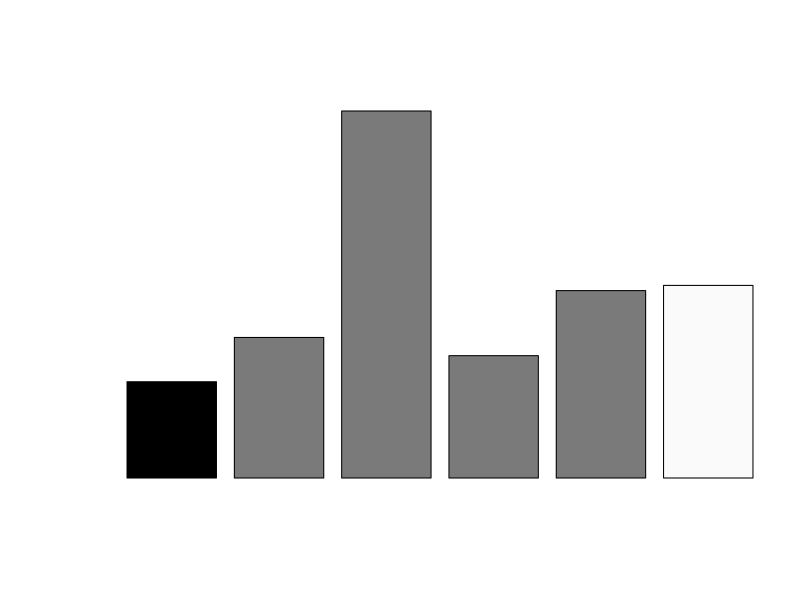

Recreate this plot in R. (Note: this script raises an error after producing the figure.)
###################################################################
#  Rachel Ferrill
#  23 Jul 2015
#  Growth Rate Responses
####################################################################

setwd("~/GitHub/StarvationTraits")
rm(list=ls())

# Define Functions
sem <- function(x){sd(na.omit(x))/sqrt(length(na.omit(x)))}

# Import Data Files (Output from GrowthCurve Analysis)
plate1 <- read.csv("./data/GrowthCurves/output/plate1.txt", header=T)
plate2 <- read.csv("./data/GrowthCurves/output/plate2.txt", header=T)
plate3 <- read.csv("./data/GrowthCurves/output/plate3.txt", header=T)
plate4 <- read.csv("./data/GrowthCurves/output/plate4.txt", header=T)
plate5 <- read.csv("./data/GrowthCurves/output/plate5.txt", header=T)
plate6 <- read.csv("./data/GrowthCurves/output/plate6.txt", header=T)

# Import names file
st.names <- read.csv("./data/GrowthCurves/OrganismNames.txt", header=T)

# Merge into dataframe
growth.data <- as.data.frame(matrix(NA, dim(st.names)[1], 4))
colnames(growth.data) <- c("ID", "Isolate", "Rep", "G.Rate")
growth.data[,1] <- st.names$ID
for (i in 1:dim(growth.data)[1]){
  growth.data[i,2] <- strsplit(as.character(st.names$ID), "rep")[[i]][1]
  growth.data[i,3] <- strsplit(as.character(st.names$ID), "rep")[[i]][2]
}
for (i in 1:dim(growth.data)[1]){
  plate <- get(as.character(st.names$Plate[i]))
  well  <- as.character(st.names$Well[i])
  if (length(which(plate$Curve == well)) == 1){
  growth.data[i,4] <- plate$umax[which(plate$Curve == well)]}
  else {growth.data[i,4] <- "NA"}
}

growth.data$G.Rate <- as.numeric(growth.data$G.Rate)

growth <- as.data.frame(matrix(NA, length(levels(as.factor(growth.data$Isolate))), 9))
colnames(growth) <- c("ID", "Organism", "Evol", "Tube", "Rep1", "Rep2", "Rep3",
                      "G.Avg", "G.SEM")

growth$ID <- levels(as.factor(growth.data$Isolate))

for (i in 1:dim(growth)[1]){
  growth$Organism[i] <- regmatches(growth$ID[i], gregexpr(".{3}", growth$ID[i]))[[1]][1]
  if (nchar(as.character(growth$ID[i])) == 3) {
    growth$Evol[i] <- "Ancestor"
    growth$Tube[i] <- "Ancestor"
  }else {
    if (nchar(as.character(growth$ID[i])) == 5) {
      growth$Evol[i] <- "Derived"
      growth$Tube[i] <- sub("^...(.).*", "\\1", growth$ID[i])[[1]][1]
    } else {
      growth$Evol[i] <- "Derived"
      growth$Tube[i] <- sub("^...(..).*", "\\1", growth$ID[i])[[1]][1]
    }}
}

for (i in 1:dim(growth)[1]){
  rep1 <- growth.data[growth.data$Rep == 1, ]
  rep2 <- growth.data[growth.data$Rep == 2, ]
  rep3 <- growth.data[growth.data$Rep == 3, ]
  growth$Rep1[i] <- rep1$G.Rate[match(growth$ID[i], rep1$Isolate)]
  growth$Rep2[i] <- rep2$G.Rate[match(growth$ID[i], rep2$Isolate)]
  growth$Rep3[i] <- rep3$G.Rate[match(growth$ID[i], rep3$Isolate)]
}

# Calculate Average and SEM
growth$G.Avg <- round(apply(growth[,5:7], 1, mean, na.rm=T), 3)
growth$G.SEM <- round(apply(growth[,5:7], 1, sem), 3)

# Remove 7011 because of contamination
growth <- growth[-c(2,3,8,9), ]

# Seperate By Organism
kbs701 <- growth[growth$Organism == "701",]
kbs702 <- growth[growth$Organism == "702",]
kbs703 <- growth[growth$Organism == "703",]
kbs710 <- growth[growth$Organism == "710",]
kbs723 <- growth[growth$Organism == "723",]
kbs724 <- growth[growth$Organism == "724",]


# Set Default Plot Parameters
par(mar=c(6, 5, 1, 1) + 0.1)

# Plot Respiration Responses by Organism
bp701g <-barplot(kbs701$G.Avg, las=2, ylim = c(0, 1.2*max(kbs701$G.Avg+kbs701$G.SEM)),
                ylab=expression(paste(mu, "max (day"^-1, ")")), cex.lab= 1.5,
                las = 2, names.arg=c("701", "7011bA", "7011bB", "7011bC", "7011bD", "7013A", 
                                     "7013B", "7013C", "7013D"),
                col = c("black", rep("gray48", 4), rep("gray98", 4)))
mtext("Isolate", side=1, line = 4.5, cex = 1.2)
arrows(x0=bp701g, y0=kbs701$G.Avg, y1=kbs701$G.Avg-kbs701$G.SEM, angle=90, length=0.1, lwd=1)
arrows(x0=bp701g, y0=kbs701$G.Avg, y1=kbs701$G.Avg+kbs701$G.SEM, angle=90, length=0.1, lwd=1)
arrows(x0=bp701g[1], y0=kbs701$G.Avg[1], y1=kbs701$G.Avg[1]-kbs701$G.SEM[1], angle=90,
       length=0.1, lwd=1, col = "white")
legend("topright", legend = c("Ancestor",  "Tube 1b", "Tube 3"),
       fill=c("Black", "gray48", "gray98"), bty="n")

bp702g <-barplot(kbs702$G.Avg, las=2, ylim = c(0, 1.6*max(kbs702$G.Avg+kbs702$G.SEM)),
                ylab=expression(paste(mu, "max (day"^-1, ")")), cex.lab= 1.5,
                las = 2, names.arg=c("702", "7022A", "7022B", "7022C", "7022D",
                                     "7025A", "7025B", "7025C", "7025D", "7026A",
                                     "7026B", "7026C", "7026D"),
                col = c("black", rep("gray48", 4), rep("gray73", 4), rep("gray98", 4)))
mtext("Isolate", side=1, line = 4.5)
arrows(x0=bp702g, y0=kbs702$G.Avg, y1=kbs702$G.Avg-kbs702$G.SEM, angle=90, length=0.1, lwd=1)
arrows(x0=bp702g, y0=kbs702$G.Avg, y1=kbs702$G.Avg+kbs702$G.SEM, angle=90, length=0.1, lwd=1)
arrows(x0=bp702g[1], y0=kbs702$G.Avg[1], y1=kbs702$G.Avg[1]-kbs702$G.SEM[1], angle=90,
       length=0.1, lwd=1, col = "white")
legend("topright", legend = c("Ancestor", "Tube 1", "Tube 2", "Tube 3"),
       fill=c("Black", "gray48", "gray73","gray98"), bty="n")


bp703g <-barplot(kbs703$G.Avg, las=2, ylim = c(0, 1.7*max(kbs703$G.Avg+kbs703$G.SEM)),
                ylab=expression(paste(mu, "max (day"^-1, ")")), cex.lab= 1.5,
                las = 2, names.arg=c("703", "7031A", "7031B", "7031C", "7031D",
                                     "7032A", "7032B", "7032C", "7032D", "7034A",
                                     "7034B", "7034C", "7034D"),
                col = c("black", rep("gray48", 4), rep("gray73", 4), rep("gray98", 4)))
mtext("Isolate", side=1, line = 4.5)
arrows(x0=bp703g, y0=kbs703$G.Avg, y1=kbs703$G.Avg-kbs703$G.SEM, angle=90, length=0.1, lwd=1)
arrows(x0=bp703g, y0=kbs703$G.Avg, y1=kbs703$G.Avg+kbs703$G.SEM, angle=90, length=0.1, lwd=1)
arrows(x0=bp703g[1], y0=kbs703$G.Avg[1], y1=kbs703$G.Avg[1]-kbs703$G.SEM[1], angle=90,
       length=0.1, lwd=1, col = "white")
legend("topright", legend = c("Ancestor", "Tube 1", "Tube 2", "Tube 4"),
       fill=c("Black", "gray48", "gray73","gray98"), bty="n")

bp710g <-barplot(kbs710$G.Avg, las=2, ylim = c(0, 1.55*max(kbs710$G.Avg+kbs710$G.SEM)),
                ylab=expression(paste(mu, "max (day"^-1, ")")), cex.lab= 1.5,
                las = 2, names.arg=c("710", "7101A", "7101B", "7101C", "7101D",
                                     "7102A", "7102B", "7102C", "7102D", "7103A",
                                     "7103B", "7103C", "7103D"),
                col = c("black", rep("gray48", 4), rep("gray73", 4), rep("gray98", 4)))
mtext("Isolate", side=1, line = 4.5)
arrows(x0=bp710g, y0=kbs710$G.Avg, y1=kbs710$G.Avg-kbs710$G.SEM, angle=90, length=0.1, lwd=1)
arrows(x0=bp710g, y0=kbs710$G.Avg, y1=kbs710$G.Avg+kbs710$G.SEM, angle=90, length=0.1, lwd=1)
arrows(x0=bp710g[1], y0=kbs710$G.Avg[1], y1=kbs710$G.Avg[1]-kbs710$G.SEM[1], angle=90,
       length=0.1, lwd=1, col = "white")
legend("topright", legend = c("Ancestor", "Tube 1", "Tube 2", "Tube 3"),
       fill=c("Black", "gray48", "gray73","gray98"), bty="n")

bp723g <-barplot(kbs723$G.Avg, las=2, ylim = c(0, 1.65*max(kbs723$G.Avg+kbs723$G.SEM)),
                ylab=expression(paste(mu, "max (day"^-1, ")")), cex.lab= 1.5,
                las = 2, names.arg=c("723", "7231A", "7231B", "7231C", "7231D",
                                     "7232A", "7232B", "7232C", "7232D", "7233A",
                                     "7233B", "7233C", "7233D"),
                col = c("black", rep("gray48", 4), rep("gray73", 4), rep("gray98", 4)))
mtext("Isolate", side=1, line = 4.5)
arrows(x0=bp723g, y0=kbs723$G.Avg, y1=kbs723$G.Avg-kbs723$G.SEM, angle=90, length=0.1, lwd=1)
arrows(x0=bp723g, y0=kbs723$G.Avg, y1=kbs723$G.Avg+kbs723$G.SEM, angle=90, length=0.1, lwd=1)
arrows(x0=bp723g[1], y0=kbs723$G.Avg[1], y1=kbs723$G.Avg[1]-kbs723$G.SEM[1], angle=90,
       length=0.1, lwd=1, col = "white")
legend("topright", legend = c("Ancestor", "Tube 1", "Tube 2", "Tube 3"),
       fill=c("Black", "gray48", "gray73","gray98"), bty="n")

bp724g <-barplot(kbs724$G.Avg, las=2, ylim = c(0, 1.2*max(kbs724$G.Avg+kbs724$G.SEM)),
                ylab=expression(paste(mu, "max (day"^-1, ")")), cex.lab= 1.5,
                las = 2, names.arg=c("724", "7241A", "7241B", "7241C", "7241D",
                                     "7242A", "7242B", "7242C", "7242D", "7243A",
                                     "7243B", "7243C", "7243D"),
                col = c("black", rep("gray48", 4), rep("gray73", 4), rep("gray98", 4)))
mtext("Isolate", side=1, line = 4.5)
arrows(x0=bp724g, y0=kbs724$G.Avg, y1=kbs724$G.Avg-kbs724$G.SEM, angle=90, length=0.1, lwd=1)
arrows(x0=bp724g, y0=kbs724$G.Avg, y1=kbs724$G.Avg+kbs724$G.SEM, angle=90, length=0.1, lwd=1)
arrows(x0=bp724g[1], y0=kbs724$G.Avg[1], y1=kbs724$G.Avg[1]-kbs724$G.SEM[1], angle=90,
       length=0.1, lwd=1, col = "white")
legend("topright", legend = c("Ancestor", "Tube 1", "Tube 2", "Tube 3"),
       fill=c("Black", "gray48", "gray73","gray98"), bty="n")



# Statistics
m.701 <- melt(kbs701[,1:7])
fit.701 <- aov(value ~ Evol + Tube + ID, data = m.701)
summary(fit.701)
TukeyHSD(fit.701)

m.702 <- melt(kbs702[,1:7])
fit.702 <- aov(value ~ Evol + Tube + ID, data = m.702)
summary(fit.702)
TukeyHSD(fit.702)

m.703 <- melt(kbs703[,1:7])
fit.703 <- aov(value ~ Evol + Tube + ID, data = m.703)
test.701 <- lm(value ~ Evol + Evol/Tube, data = m.701)
tests.701 <- lmer(value ~ Evol + Tube + (1|Tube/ID), data = m.701)
aic(fit.703)

summary(fit.703)
TukeyHSD(fit.703)

m.710 <- melt(kbs710[,1:7])
fit.710 <- aov(value ~ Evol + Tube + ID, data = m.710)
summary(fit.710)
TukeyHSD(fit.710)

m.723 <- melt(kbs723[,1:7])
fit.723 <- aov(value ~ Evol + Tube + ID, data = m.723)
summary(fit.723)
TukeyHSD(fit.723)

m.724 <- melt(kbs724[,1:7])
fit.724 <- aov(value ~ Evol + Tube + ID, data = m.724)
summary(fit.724)
TukeyHSD(fit.724)

install.packages("lme4")
require (lme4)
install.packages("nlme")
require(nlme)

fit.702 <- aov(value ~ Evol + Tube + ID, data = m.702)
fit.702.int <- aov(value ~ Evol * Tube * ID, data = m.702)
lm.702 <- lm(value ~ Evol + Evol/Tube, data = m.702)
lmer.702 <- lmer(value ~ Evol + Tube + (1|Tube/ID), data = m.702)
nlmer.702 <- nlmer(value ~ Evol + Tube + (1|Tube/ID), data = m.702)

AIC(lmer.702, nlmer.702)


gr.res <- data.frame(m.702$ID, m.702.r$ID, m.702$value,m.702.r$value)
plot(gr.res[,3]~gr.res[,4])

